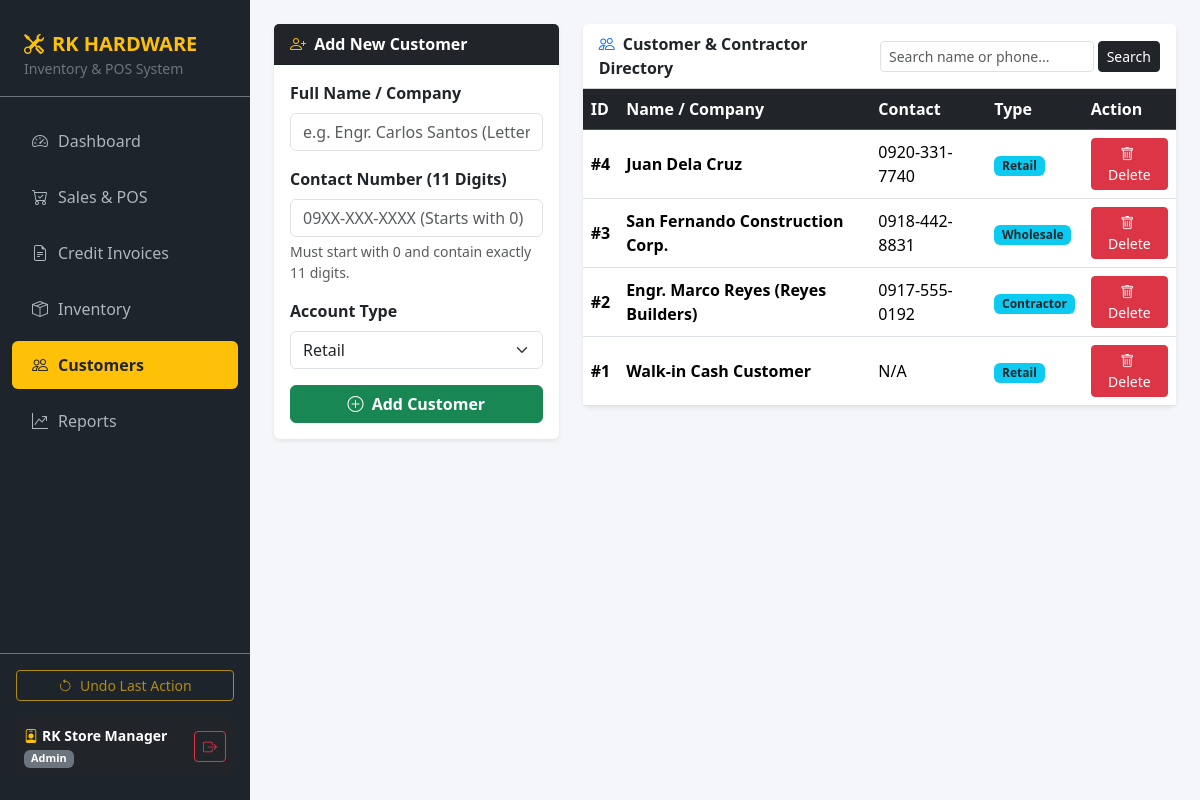
The page /customers (signed in) on the database its author committed.
### tables this page shows
CREATE TABLE customers (
            customer_id INTEGER PRIMARY KEY AUTOINCREMENT,
            name TEXT NOT NULL,
            contact TEXT NOT NULL,
            customer_type TEXT NOT NULL
        );

### app.py (the view, shortened to what this page needs)
@app.route("/customers", methods=["GET", "POST"])
@login_required
def customers():
    all_customers = database.get_all_customers()
    q = request.args.get("q", "").strip().lower()
    if q:
        all_customers = [c for c in all_customers if q in c["name"].lower() or q in c["contact"].lower()]
    return render_template(
        "customers.html",
        active_page="customers",
        customers=all_customers,
        search_text=q,
        can_undo=len(undo_stack) > 0,
        message=request.args.get("msg"),
        error=request.args.get("err")
    )

### app.py (called while the page is built)
def login_required(f):
    @wraps(f)
    def decorated_function(*args, **kwargs):
        if "user_id" not in session:
            return redirect(url_for("login", err="Please sign in to access RK HARDWARE."))
        return f(*args, **kwargs)
    return decorated_function

### database.py (called while the page is built)
def get_all_customers():
    conn = sqlite3.connect(DB_NAME)
    conn.row_factory = sqlite3.Row
    rows = conn.execute("SELECT * FROM customers ORDER BY customer_id DESC").fetchall()
    conn.close()
    return [dict(row) for row in rows]

### templates/customers.html (shortened to what this page needs)
{% extends "base.html" %}
{% block content %}
<div class="row g-4">
    <div class="col-md-4">
        <div class="card border-0 shadow-sm">
            <div class="card-header bg-dark text-white fw-bold">
                <i class="bi bi-person-plus me-1 text-warning"></i> Add New Customer
            </div>
            <div class="card-body">
                <form method="POST" action="/customers">
                    <div class="mb-3">
                        <label class="form-label fw-semibold">Full Name / Company</label>
                        <input type="text" name="name" class="form-control" placeholder="e.g. Engr. Carlos Santos (Letters only)" required>
                    </div>
                    <div class="mb-3">
                        <label class="form-label fw-semibold">Contact Number (11 Digits)</label>
                        <input type="text" name="contact" class="form-control" placeholder="09XX-XXX-XXXX (Starts with 0)" maxlength="13" required>
                        <div class="form-text">Must start with 0 and contain exactly 11 digits.</div>
                    </div>
                    <div class="mb-3">
                        <label class="form-label fw-semibold">Account Type</label>
                        <select name="customer_type" class="form-select">
                            <option value="Retail">Retail</option>
                        </select>
                    </div>
                    <div class="d-grid">
                        <button type="submit" class="btn btn-success fw-bold">
                            <i class="bi bi-plus-circle me-1"></i> Add Customer
                        </button>
                    </div>
                </form>
            </div>
        </div>
    </div>
    <div class="col-md-8">
        <div class="card border-0 shadow-sm">
            <div class="card-header bg-white fw-bold d-flex justify-content-between align-items-center">
                <span><i class="bi bi-people me-1 text-primary"></i> Customer & Contractor Directory</span>
                <form method="GET" action="/customers" class="d-flex gap-1">
                    <input type="text" name="q" class="form-control form-control-sm" placeholder="Search name or phone..." value="{{ search_text }}">
                    <button type="submit" class="btn btn-sm btn-dark">Search</button>
                </form>
            </div>
            <div class="table-responsive">
                <table class="table table-hover align-middle mb-0">
                    <thead class="table-dark">
                        <tr>
                            <th>ID</th>
                            <th>Name / Company</th>
                            <th>Contact</th>
                            <th>Type</th>
                            <th>Action</th>
                        </tr>
                    </thead>
                    <tbody>
                        {% for c in customers %}
                        <tr>
                            <td class="fw-bold">#{{ c.customer_id }}</td>
                            <td class="fw-semibold">{{ c.name }}</td>
                            <td>{{ c.contact }}</td>
                            <td><span class="badge bg-info text-dark">{{ c.customer_type }}</span></td>
                            <td>
                                <form action="/customers/delete/{{ c.customer_id }}" method="POST" onsubmit="return confirm('Delete customer {{ c.name }}?');">
                                    <button type="submit" class="btn btn-sm btn-danger">
                                        <i class="bi bi-trash me-1"></i> Delete
                                    </button>
                                </form>
                            </td>
                        </tr>
                        {% else %}
                        <tr><td colspan="5" class="text-center text-muted py-4">No customers found.</td></tr>
                        {% endfor %}
                    </tbody>
                </table>
            </div>
        </div>
    </div>
</div>
{% endblock %}

### templates/base.html (style rules this page uses)
body { background-color: #f4f6f9; overflow-x: hidden; }

### rows shown on the page
customers: customer_id "4", name "Juan Dela Cruz", contact "0920-331-7740", customer_type "Retail"
customers: customer_id "3", name "San Fernando Construction Corp.", contact "0918-442-8831", customer_type "Wholesale"
customers: customer_id "2", name "Engr. Marco Reyes (Reyes Builders)", contact "0917-555-0192", customer_type "Contractor"
customers: customer_id "1", name "Walk-in Cash Customer", contact "N/A", customer_type "Retail"

### other values the page prints
{{ session.get('full_name', 'Staff') }} "RK Store Manager"
{{ session.get('role', 'User') }} "Admin"
